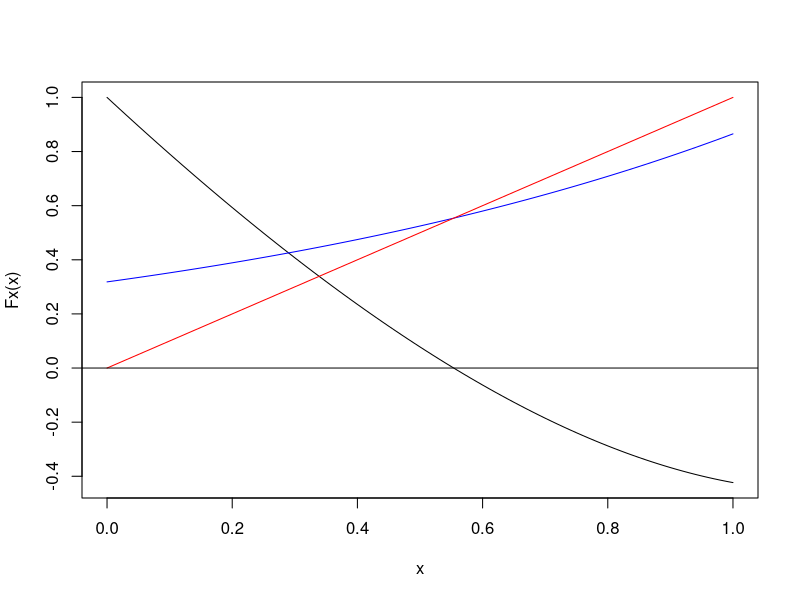

This chart was generated by the following R code:
funcPF<-function(a,b){
  Fx <- function(x) exp(x) -pi*x
  Gx <- function(x) exp(x) / pi
  Hx <- function(x) x
  x<-seq(a,b,0.01)
  plot(x,Fx(x),type="l")
  lines(x, Gx(x),  col = "blue")
  lines(x, Hx(x),  col = "red")
  abline(h=0)
  i<-0
  x<-a
  xi<-0
  ##xi va a ser el x pasado mientras que x es el x actual
  while (b >= x)
  {
    i<-i+1
    if (Gx(x) == x) break
    if ( (Gx(x)>x)&(Gx(xi)<x)  ) break
    if ( (Gx(x)<x)&(Gx(xi)>x)  ) break
    xi<-x
    x<-x+0.01
    c<-abs(x-xi)/abs(x)
    cat("Solucion=",x,"\t Error=",c,"\t Iteracion=",i,"\n")
   
  }
}
funcPF(0,1)